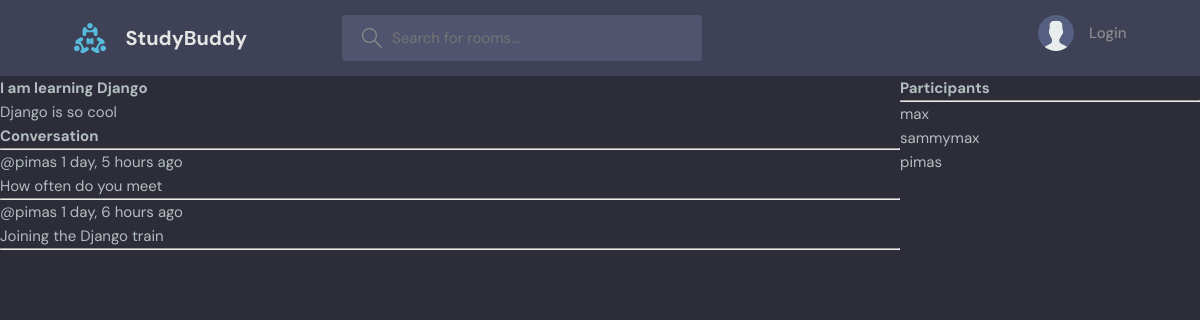
Page /room/3/ on the committed database.
### base/models.py (models this page shows, shortened)
class Room(models.Model):
    host = models.ForeignKey(User, on_delete=models.SET_NULL, null=True, blank=True)
    topic = models.ForeignKey(Topic, on_delete=models.SET_NULL, null=True, blank=True)
    name = models.CharField(max_length=200)
    description = models.TextField(null=True, blank=True)
    participant = models.ManyToManyField(User, related_name='participant', blank=True)
    updated = models.DateTimeField(auto_now=True)
    created = models.DateTimeField(auto_now_add=True)
    class Meta:
        ordering = ['-updated', '-created']

class Message(models.Model):
    user = models.ForeignKey(User, on_delete=models.CASCADE)
    room = models.ForeignKey(Room, on_delete=models.CASCADE)
    body = models.TextField()
    updated = models.DateTimeField(auto_now=True)
    created = models.DateTimeField(auto_now_add=True)
    class Meta:
        ordering = ['-updated', '-created']

### base/views.py (the view, shortened to what this page needs)
# urls.py: path('room/<str:pk>/', views.room, name='room'),
def room(request, pk):
    room = Room.objects.get(id=pk)
    room_messages = room.message_set.all()
    participants = room.participant.all()
    context = {'room': room, 'room_messages': room_messages, 'participants': participants}
    return render(request, 'base/room.html', context)

### base/templates/base/room.html (shortened to what this page needs)
{% extends "main.html" %}
{% block content %}
<div class="room-container">
    <div>
    <h1>{{room.name}}</h1>
    <p>{{room.description}}</p>
    <div class="comment-wrapper">
    <h3>Conversation</h3>
    <hr>
    {% for message in room_messages %}
    <div>
        <small>@{{message.user}}  {{message.created|timesince}} ago</small>
        <p>{{message.body}}</p>
        <hr>
    </div>
    {% endfor %}
</div>
</div>
<div>
    <h3>Participants</h3>
    <hr>
    {% for user in participants.all %}
        <div>
            <p>{{user.username}}</p>
        </div>
    {% endfor %}
</div>
</div>
{% endblock content %}

### static/styles/style.css (style rules this page uses)
:root { --color-main: #71c6dd; --color-main-light: #e1f6fb; --color-dark: #3f4156; --color-dark-medium: #51546e; --color-dark-light: #696d97; --color-light: #e5e5e5; --color-gray: #8b8b8b; --color-light-gray: #b2bdbd; --color-bg: #2d2d39; --color-success: #5dd693; --color-error: #fc4b0b; }
* { font-family: "DM Sans", -apple-system, BlinkMacSystemFont, "Segoe UI", Roboto, Oxygen, Ubuntu, Cantarell, "Open Sans", "Helvetica Neue", sans-serif; margin: 0; padding: 0; box-sizing: border-box; text-rendering: optimizeLegibility; font-size: inherit; }
html { font-size: 56.25%; }
@media only screen and (min-width: 1200px) { html { font-size: 62.5%; } }
body { line-height: 1.6; font-weight: 400; font-size: 1.5rem; color: var(--color-light-gray); background-color: var(--color-bg); min-height: 100vh; }

### base/templates/base/room.html (style rules this page uses)
.room-container { display: grid; grid-template-columns: 3fr 1fr; }

### rows in the picture
Room: name "I am learning Django", description "Django is so cool"
Message: user "pimas", created "1 day, 5 hours", body "How often do you meet"
Message: user "pimas", created "1 day, 6 hours", body "Joining the Django train"

### other values in the picture
{{ user.username }} "max"
{{ user.username }} "sammymax"
{{ user.username }} "pimas"
